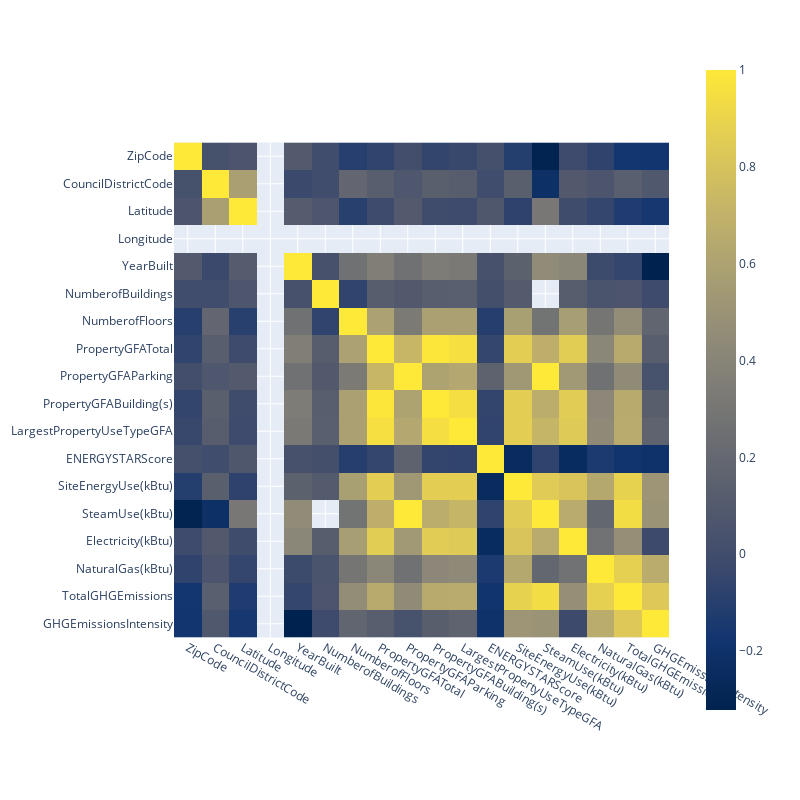

The code cell stored with this chart in its notebook:
### Code cell
fig = px.imshow(np.log(df.select_dtypes(include=['int64', 'float64'])).corr(), color_continuous_scale='cividis')
fig.update_layout(width=800, height=800)
fig.show()

### Figure 1 — Plotly figure (JSON) as saved in the notebook; plotly's stock layout.template omitted (floating-point values rounded to 4 significant figures; data arrays with more than 128 entries replaced by an {"elided": "..."} marker saying what was removed)
{"data": [{"coloraxis": "coloraxis", "hovertemplate": "x: %{x}<br>y: %{y}<br>color: %{z}<extra></extra>", "name": "0", "type": "heatmap", "x": ["ZipCode", "CouncilDistrictCode", "Latitude", "Longitude", "YearBuilt", "NumberofBuildings", "NumberofFloors", "PropertyGFATotal", "PropertyGFAParking", "PropertyGFABuilding(s)", "LargestPropertyUseTypeGFA", "ENERGYSTARScore", "SiteEnergyUse(kBtu)", "SteamUse(kBtu)", "Electricity(kBtu)", "NaturalGas(kBtu)", "TotalGHGEmissions", "GHGEmissionsIntensity"], "xaxis": "x", "y": ["ZipCode", "CouncilDistrictCode", "Latitude", "Longitude", "YearBuilt", "NumberofBuildings", "NumberofFloors", "PropertyGFATotal", "PropertyGFAParking", "PropertyGFABuilding(s)", "LargestPropertyUseTypeGFA", "ENERGYSTARScore", "SiteEnergyUse(kBtu)", "SteamUse(kBtu)", "Electricity(kBtu)", "NaturalGas(kBtu)", "TotalGHGEmissions", "GHGEmissionsIntensity"], "yaxis": "y", "z": {"elided": "18x18 float values"}}], "layout": {"coloraxis": {"colorscale": [[0, "#00224e"], [0.1111, "#123570"], [0.2222, "#3b496c"], [0.3333, "#575d6d"], [0.4444, "#707173"], [0.5556, "#8a8678"], [0.6667, "#a59c74"], [0.7778, "#c3b369"], [0.8889, "#e1cc55"], [1, "#fee838"]]}, "height": 800, "margin": {"t": 60}, "width": 800, "xaxis": {"anchor": "y", "autorange": true, "constrain": "domain", "domain": [0.001008, 0.999], "range": [-0.5, 17.5], "scaleanchor": "y", "type": "category"}, "yaxis": {"anchor": "x", "autorange": true, "constrain": "domain", "domain": [0.125, 0.875], "range": [17.5, -0.5], "type": "category"}}}
